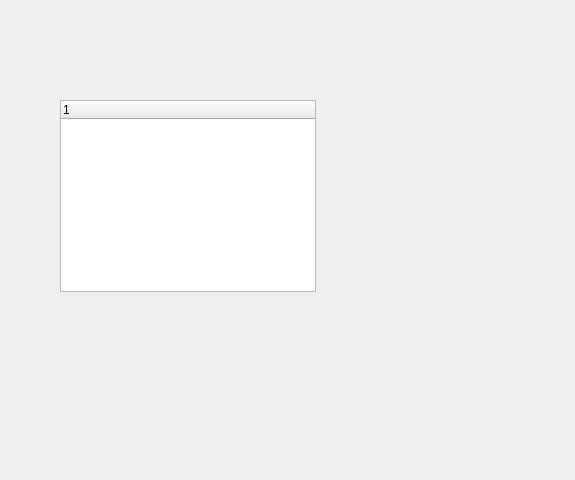
<?xml version="1.0" encoding="UTF-8"?>
<ui version="4.0">
 <class>win</class>
 <widget class="QDialog" name="win">
  <property name="enabled">
   <bool>true</bool>
  </property>
  <property name="geometry">
   <rect>
    <x>0</x>
    <y>0</y>
    <width>575</width>
    <height>480</height>
   </rect>
  </property>
  <property name="mouseTracking">
   <bool>false</bool>
  </property>
  <property name="focusPolicy">
   <enum>Qt::NoFocus</enum>
  </property>
  <property name="windowTitle">
   <string>MT/qt.h example</string>
  </property>
  <widget class="QTreeWidget" name="variableTree">
   <property name="geometry">
    <rect>
     <x>60</x>
     <y>100</y>
     <width>256</width>
     <height>192</height>
    </rect>
   </property>
   <column>
    <property name="text">
     <string notr="true">1</string>
    </property>
   </column>
  </widget>
  <action name="actionRead">
   <property name="text">
    <string>read</string>
   </property>
  </action>
 </widget>
 <layoutdefault spacing="6" margin="11"/>
 <resources/>
 <connections/>
</ui>
